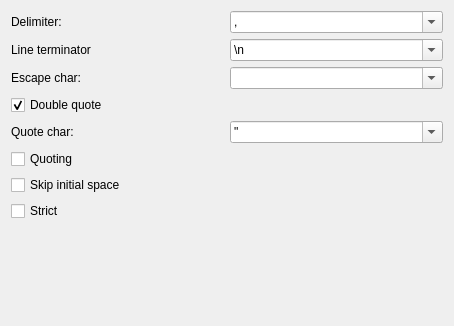
<ui version="4.0" >
 <class>Form</class>
 <widget class="QWidget" name="Form" >
  <property name="geometry" >
   <rect>
    <x>0</x>
    <y>0</y>
    <width>454</width>
    <height>326</height>
   </rect>
  </property>
  <property name="windowTitle" >
   <string>Form</string>
  </property>
  <layout class="QHBoxLayout" >
   <item>
    <layout class="QVBoxLayout" >
     <item>
      <layout class="QGridLayout" >
       <item row="0" column="0" >
        <widget class="QLabel" name="label" >
         <property name="text" >
          <string>Delimiter:</string>
         </property>
        </widget>
       </item>
       <item row="0" column="1" >
        <widget class="QComboBox" name="DelimiterComboBox" >
         <property name="editable" >
          <bool>true</bool>
         </property>
         <item>
          <property name="text" >
           <string>,</string>
          </property>
         </item>
         <item>
          <property name="text" >
           <string>;</string>
          </property>
         </item>
         <item>
          <property name="text" >
           <string>\n</string>
          </property>
         </item>
         <item>
          <property name="text" >
           <string>\t</string>
          </property>
         </item>
        </widget>
       </item>
       <item row="1" column="0" >
        <widget class="QLabel" name="label_2" >
         <property name="text" >
          <string>Line terminator</string>
         </property>
        </widget>
       </item>
       <item row="1" column="1" >
        <widget class="QComboBox" name="LineTerminatorComboBox" >
         <property name="editable" >
          <bool>true</bool>
         </property>
         <item>
          <property name="text" >
           <string>\n</string>
          </property>
         </item>
         <item>
          <property name="text" >
           <string>\r</string>
          </property>
         </item>
         <item>
          <property name="text" >
           <string>\t</string>
          </property>
         </item>
         <item>
          <property name="text" >
           <string>\n\r</string>
          </property>
         </item>
         <item>
          <property name="text" >
           <string>\r\n</string>
          </property>
         </item>
        </widget>
       </item>
       <item row="2" column="0" >
        <widget class="QLabel" name="label_3" >
         <property name="text" >
          <string>Escape char:</string>
         </property>
        </widget>
       </item>
       <item row="2" column="1" >
        <widget class="QComboBox" name="EscapeCharComboBox" >
         <property name="editable" >
          <bool>true</bool>
         </property>
         <item>
          <property name="text" >
           <string/>
          </property>
         </item>
         <item>
          <property name="text" >
           <string>\</string>
          </property>
         </item>
        </widget>
       </item>
       <item row="3" column="0" >
        <widget class="QCheckBox" name="DoubleQuoteCheckBox" >
         <property name="text" >
          <string>Double quote</string>
         </property>
         <property name="checked" >
          <bool>true</bool>
         </property>
        </widget>
       </item>
       <item row="4" column="0" >
        <widget class="QLabel" name="label_4" >
         <property name="text" >
          <string>Quote char:</string>
         </property>
        </widget>
       </item>
       <item row="4" column="1" >
        <widget class="QComboBox" name="QuoteCharComboBox" >
         <property name="editable" >
          <bool>true</bool>
         </property>
         <item>
          <property name="text" >
           <string>"</string>
          </property>
         </item>
         <item>
          <property name="text" >
           <string>'</string>
          </property>
         </item>
        </widget>
       </item>
       <item row="5" column="0" >
        <widget class="QCheckBox" name="QuotingCheckBox" >
         <property name="sizePolicy" >
          <sizepolicy vsizetype="Fixed" hsizetype="Minimum" >
           <horstretch>0</horstretch>
           <verstretch>0</verstretch>
          </sizepolicy>
         </property>
         <property name="text" >
          <string>Quoting</string>
         </property>
        </widget>
       </item>
       <item row="6" column="0" >
        <widget class="QCheckBox" name="SkipInitialSpaceCheckBox" >
         <property name="text" >
          <string>Skip initial space</string>
         </property>
        </widget>
       </item>
       <item row="7" column="0" >
        <widget class="QCheckBox" name="StrictCheckBox" >
         <property name="text" >
          <string>Strict</string>
         </property>
        </widget>
       </item>
      </layout>
     </item>
     <item>
      <spacer>
       <property name="orientation" >
        <enum>Qt::Vertical</enum>
       </property>
       <property name="sizeHint" >
        <size>
         <width>20</width>
         <height>40</height>
        </size>
       </property>
      </spacer>
     </item>
    </layout>
   </item>
  </layout>
 </widget>
 <resources/>
 <connections/>
</ui>
